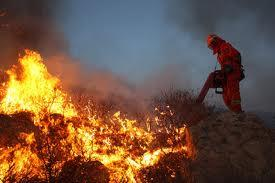
%> input picture fire detection/img/test/img13.jpg, 275 x 183 px
$ octave Canny.m   (GNU Octave 9; MATLAB toolbox functions it lacks are replaced by stand-ins)
%> lines starting %> are read from the running program, lines starting %| are printed output that depends on the picture
img=imread('G:\forcoding\Program\matlab\fire detection\img\test\img13.jpg');
%> img is the input picture: size 183x275x3 uint8; mean R, G, B 112.8, 84.4, 65.9
[m n]=size(img);
%> m = 183; n = 825
img=double(img);
%> img: size 183x275x3 double
w=fspecial('gaussian',[5 5]);
img=imfilter(img,w,'replicate');
figure;
%%sobel边缘检测
w=fspecial('sobel');
img_w=imfilter(img,w,'replicate');      %求横边缘
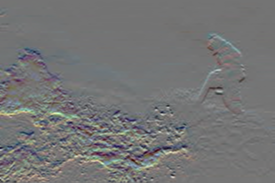
%> img_w: size 183x275x3 double; mean R, G, B -0.2, 2, 3.2; drawn with min black and max white
w=w';                                   %转置矩阵
img_h=imfilter(img,w,'replicate');      %求竖边缘
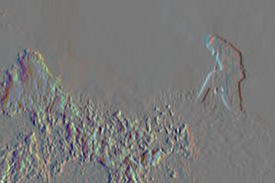
%> img_h: size 183x275x3 double; mean R, G, B 2.3, 0.5, -0.9; drawn with min black and max white
img=sqrt(img_w.^2+img_h.^2);        %平方和再开方   .^表示每一位都和自己乘，不清楚的自己百度
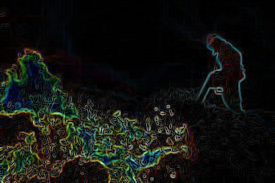
%> img: size 183x275x3 double; mean R, G, B 55.6, 59.8, 50.2; drawn with min black and max white
% figure;
image((uint8(img)))
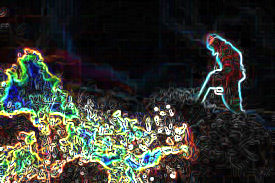
%> displayed picture: size 183x275x3, on the screen's scale of 0 to 255; mean R, G, B 53.1, 55.6, 48.9

$ run again, with fire detection/img/test/img10.jpg copied over fire detection/img/test/img13.jpg
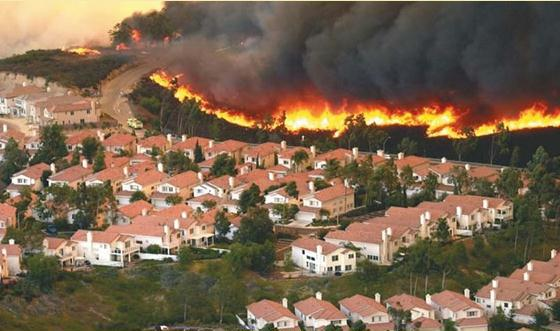
%> input picture fire detection/img/test/img10.jpg, 560 x 331 px
%> img is the input picture: size 331x560x3 uint8; mean R, G, B 122.5, 101.4, 79.6
%> `img=sqrt(img_w.^2+img_h.^2);`:
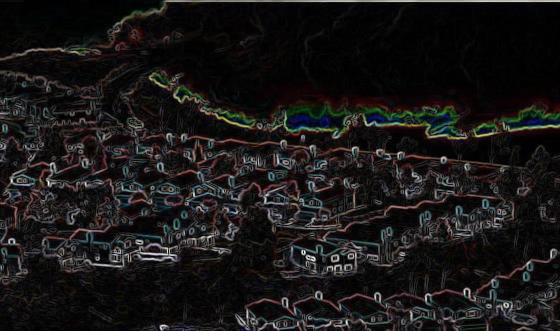
%> img: size 331x560x3 double; mean R, G, B 80.3, 74.7, 74.1; drawn with min black and max white
%> `image((uint8(img)))`:
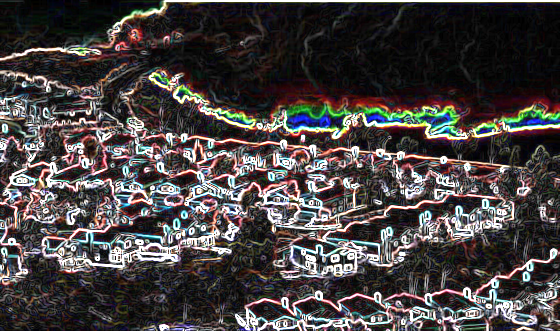
%> displayed picture: size 331x560x3, on the screen's scale of 0 to 255; mean R, G, B 73.2, 68.1, 68

$ run again, with fire detection/img/test/img11.jpg copied over fire detection/img/test/img13.jpg
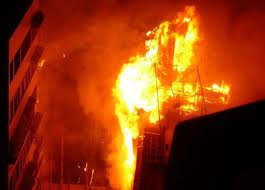
%> input picture fire detection/img/test/img11.jpg, 265 x 190 px
%> img is the input picture: size 190x265x3 uint8; mean R, G, B 143.9, 55.3, 15.3
%> `img=sqrt(img_w.^2+img_h.^2);`:
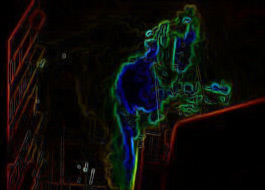
%> img: size 190x265x3 double; mean R, G, B 40.9, 39.6, 33.4; drawn with min black and max white
%> `image((uint8(img)))`:
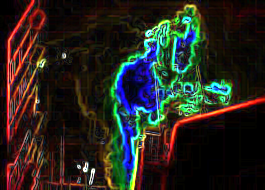
%> displayed picture: size 190x265x3, on the screen's scale of 0 to 255; mean R, G, B 39.9, 37.8, 31.4

$ run again, with fire detection/img/test/img12.jpg copied over fire detection/img/test/img13.jpg
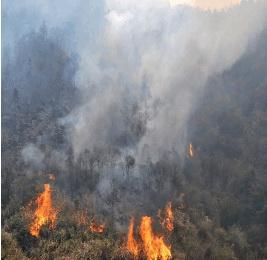
%> input picture fire detection/img/test/img12.jpg, 267 x 260 px
%> img is the input picture: size 260x267x3 uint8; mean R, G, B 127.5, 126.7, 130.1
%> `img_h=imfilter(img,w,'replicate');`:
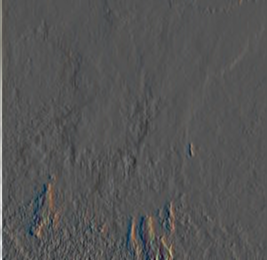
%> img_h: size 260x267x3 double; mean R, G, B 4.1, 4.1, 4; drawn with min black and max white
%> `image((uint8(img)))`:
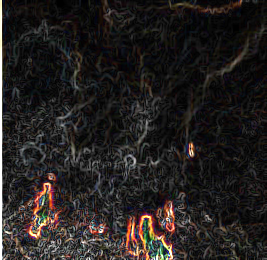
%> displayed picture: size 260x267x3, on the screen's scale of 0 to 255; mean R, G, B 36.2, 32.6, 31.4
